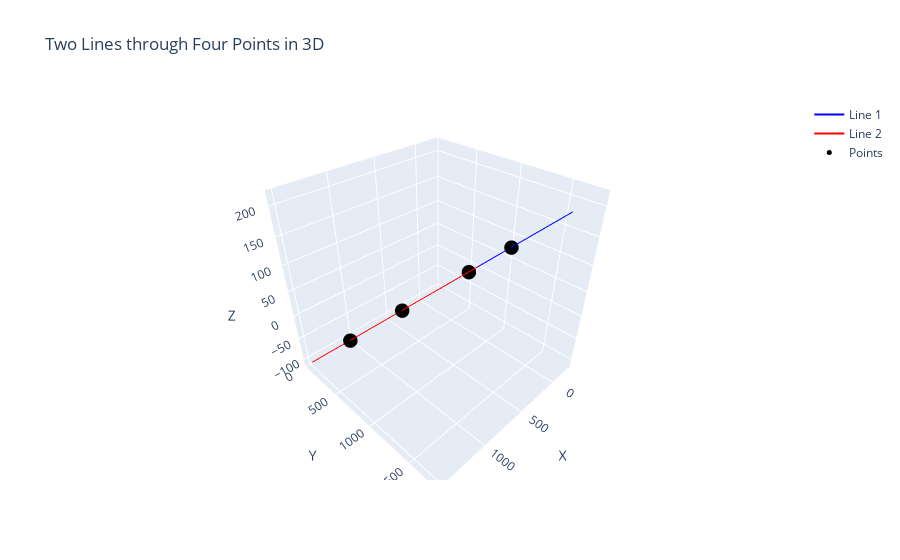

The notebook cell this image was saved under:
### Code cell
intersection_point_flipped = plot_intersection_point_3d_plotly(p1, p2, p3, p4)
print("Intersection Point:", intersection_point_flipped)
